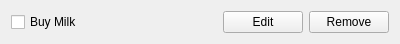
<?xml version="1.0" encoding="UTF-8"?>
<ui version="4.0">
 <class>Task</class>
 <widget class="QWidget" name="Task">
  <property name="geometry">
   <rect>
    <x>0</x>
    <y>0</y>
    <width>400</width>
    <height>42</height>
   </rect>
  </property>
  <property name="windowTitle">
   <string>Form</string>
  </property>
  <layout class="QHBoxLayout" name="horizontalLayout">
   <item>
    <widget class="QCheckBox" name="checkBox">
     <property name="text">
      <string>Buy Milk</string>
     </property>
    </widget>
   </item>
   <item>
    <spacer name="horizontalSpacer">
     <property name="orientation">
      <enum>Qt::Horizontal</enum>
     </property>
     <property name="sizeHint" stdset="0">
      <size>
       <width>40</width>
       <height>20</height>
      </size>
     </property>
    </spacer>
   </item>
   <item>
    <widget class="QPushButton" name="editButton">
     <property name="text">
      <string>Edit</string>
     </property>
    </widget>
   </item>
   <item>
    <widget class="QPushButton" name="removeButton">
     <property name="text">
      <string>Remove</string>
     </property>
    </widget>
   </item>
  </layout>
 </widget>
 <resources/>
 <connections/>
</ui>
